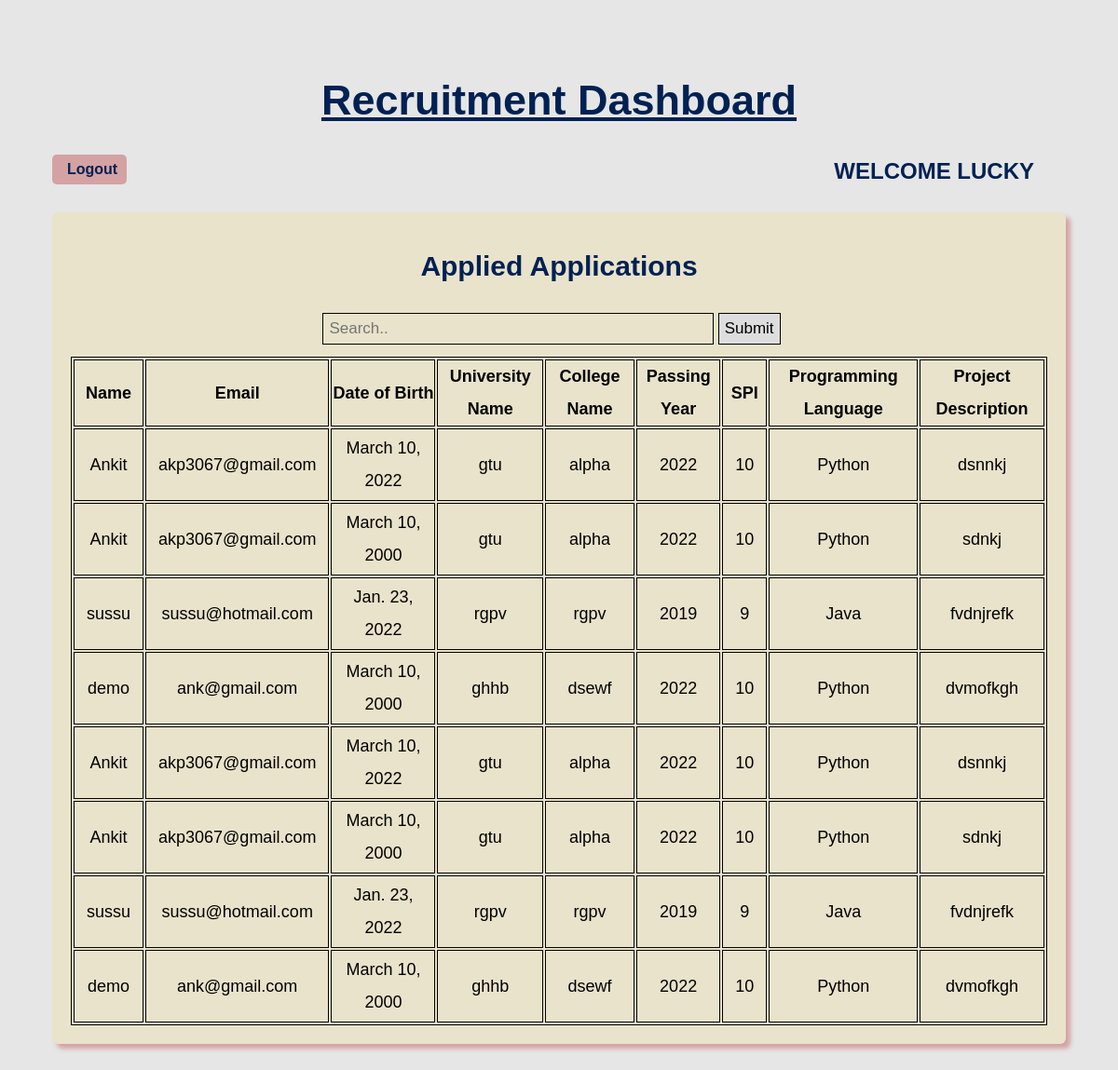
/ (signed in), run on an earlier commit of the app's database.
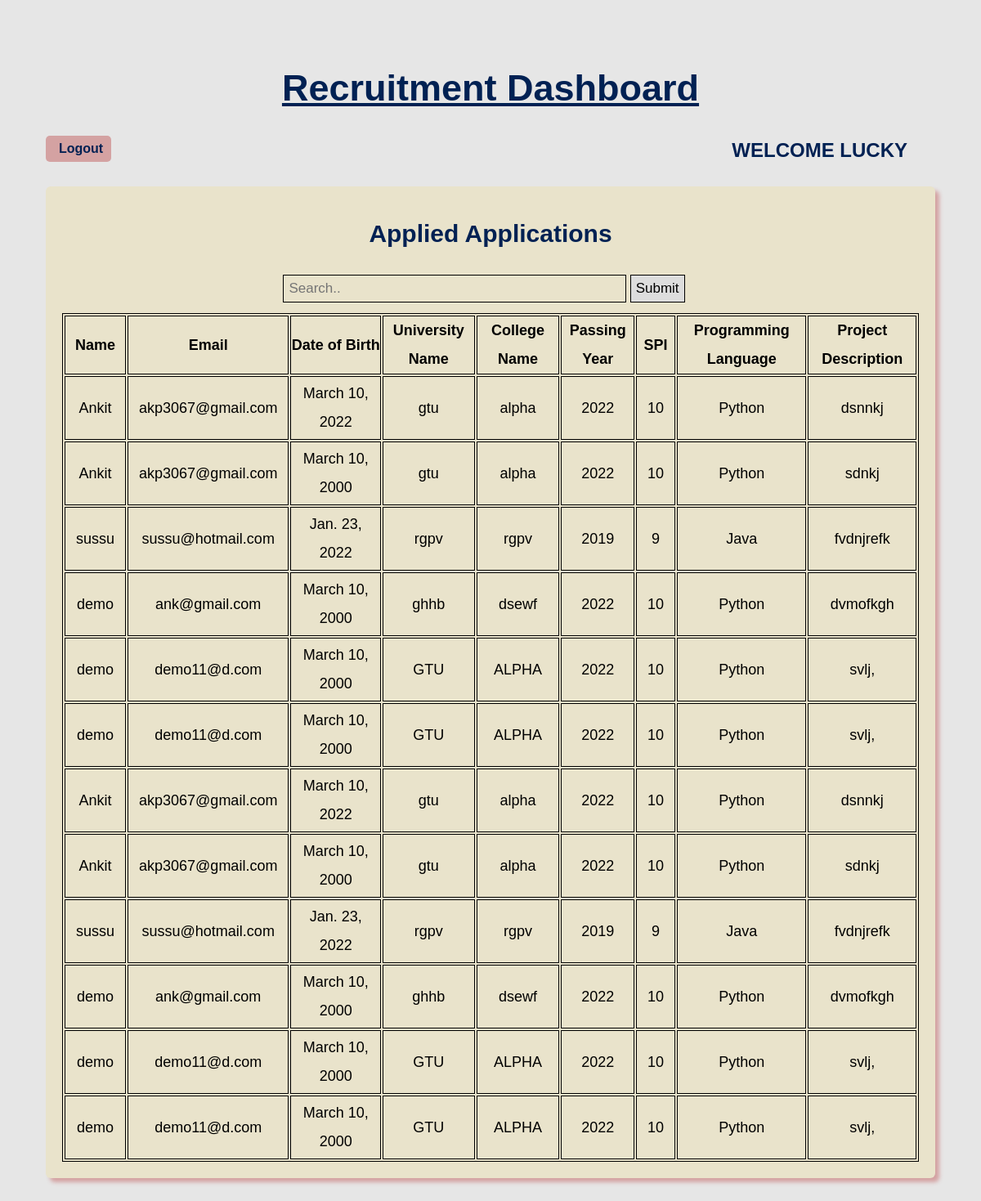
And on a later commit of the database.
### app1/models.py (models this page shows)
class signUp(models.Model):
    name = models.CharField(max_length=30, default='')
    email = models.EmailField(default='')
    address = models.CharField(max_length=100, default='')
    number = models.PositiveIntegerField(default='')
    password = models.CharField(default='', max_length=15)
    isStu = models.BooleanField(default=True)
    def __str__(self):
        return self.name

class studentData(models.Model):
    name = models.CharField(max_length=30, default='')
    email = models.EmailField(default='')
    city = models.CharField(default='', max_length=30)
    dob = models.DateField()
    uname = models.CharField(max_length=30)
    cname = models.CharField(max_length=30)
    pyear = models.PositiveIntegerField(default='')
    spi = models.PositiveIntegerField(default='')
    pl = models.CharField(max_length=30)
    description = models.CharField(default='', max_length=30)
    def __str__(self):
        return self.name

### app1/views.py (the view, shortened to what this page needs)
# urls.py: path('', views.dashboard, name='DASHBOARD'),
def dashboard(request):
    if 'email' in request.session:
        name = signUp.objects.get(email = request.session['email'])
        student = name.isStu
        print(f"{name} is {student}")
        print(type(student))
        details = studentData.objects.all()
        print("Inside search module")
        s = request.GET.get('search')
        print(s)
        if s:
            q = studentData.objects.filter(Q(name__icontains = s) | Q(email__icontains = s) | Q(city__icontains = s) | Q(dob__icontains = s) | Q(uname__icontains = s) | Q(cname__icontains = s) | Q(pyear__icontains = s) | Q(spi__icontains = s) | Q(pl__icontains = s) | Q(description__icontains = s))
        else:
            q = details
        print(q)
        return render(request,'dashboard.html', {'name': name, 'student': student, 'details': details, 's':q})
    return redirect('app1:LOGIN')

### app1/templates/dashboard.html (shortened to what this page needs)
<!DOCTYPE html>
<html lang="en">
<head>
</head>
<body>
    <div class="container">
        <div class="dash">
            {% if student == True %}
            <h4>Student Dashboard</h4>
            {% else %}
            <h4>Recruitment Dashboard</h4>
            {% endif %}
        </div>
        <div class="top">
            <div class="logout">
                <a href="{% url 'app1:LOGOUT' %} " class="logout">
                    Logout
                </a>
            </div>
            <div class="name">
                Welcome {{name}}
            </div>
        </div>
        {% if student == True %}
        <div class="data">
            <h2>Application Form</h2>
            <form method="POST">
                {% csrf_token %}
                <div class="row">
                    <input class="type-1" type="text" name="name" placeholder="Name">
                    <input class="type-1" type="text" name="email" placeholder="Email">
                    <input class="type-1" type="text" name="city" placeholder="City">
                </div>
                <div class="row">
                    <input class="type-1" type="date" name="dob" placeholder="Date of birth">
                    <input class="type-1" type="text" name="uname" placeholder="University Name">
                    <input class="type-1" type="text" name="cname" placeholder="College Name">
                </div>
                <div class="row">
                    <input class="type-1" type="number" name="pyear" placeholder="Pass out Year">
                    <input class="type-1" type="number" name="spi" placeholder="Total SPI">
                    <select class="type-1" name="pl" required="required">
                        <option value="" disabled selected hidden>Select Programming Language</option>
                        <option value="Python">Python</option>
                        <option value="Java">Java</option>
                        <option value="JavaScripts">JavaScripts</option>
                        <option value="Kotlin">Kotlin</option>
                        <option value="PHP">PHP</option>
                        <option value="Ruby">Ruby</option>
                    </select>
                </div>
                <textarea name="description" cols="30" rows="10"
                    placeholder="Write Project Description here"></textarea>
                <input class="type-2" type="submit" name="submit" value="Submit">
            </form>
        </div>
        {% else %}
        <div class="data">
            <div class="column">
                <h2>Applied Applications</h2>
                <div class="search-container">
                    <form method="GET">
                        <input class="search" type="text" placeholder="Search.." name="search">
                        <button type="submit">Submit</button>
                    </form>
                </div>
                <table>
                    <tr>
                        <th>Name</th>
                        <th>Email</th>
                        <th>Date of Birth</th>
                        <th>University Name</th>
                        <th>College Name</th>
                        <th>Passing Year</th>
                        <th>SPI</th>
                        <th>Programming Language</th>
                        <th>Project Description</th>
                    </tr>
                    {% for i in s %}
                    <tr>
                        <td>
                            {{i.name}}
                        </td>
                        <td>
                            {{i.email}}
                        </td>
                        <td>
                            {{i.dob}}
                        </td>
                        <td>
                            {{i.uname}}
                        </td>
                        <td>
                            {{i.cname}}
                        </td>
                        <td>
                            {{i.pyear}}
                        </td>
                        <td>
                            {{i.spi}}
                        </td>
                        <td>
                            {{i.pl}}
                        </td>
                        <td>
                            {{i.description}}
                        </td>
                    </tr>
                    {% endfor %}
                    {% for i in details %}
                    <tr>
                        <td>
                            {{i.name}}
                        </td>
                        <td>
                            {{i.email}}
                        </td>
                        <td>
                            {{i.dob}}
                        </td>
                        <td>
                            {{i.uname}}
                        </td>
                        <td>
                            {{i.cname}}
                        </td>
                        <td>
                            {{i.pyear}}
                        </td>
                        <td>
                            {{i.spi}}
                        </td>
                        <td>
                            {{i.pl}}
                        </td>
                        <td>
                            {{i.description}}
                        </td>
                    </tr>
                    {% endfor %}
                </table>
            </div>
        </div>
        {% endif %}
    </div>
</body>
</html>

### app1/templates/dashboard.html (style rules this page uses)
* { margin: 0; padding: 0; box-sizing: border-box; }
body { font-family: 'Gill Sans', 'Gill Sans MT', Calibri, 'Trebuchet MS', sans-serif; margin: 0 auto; padding: 0; color: #000; font-size: 18px; line-height: 35px; background-color: #e6e6e6; }
.container { margin: 30px; padding: 26px; }
.dash { text-align: center; margin: 13px; padding: 21px }
.dash h4 { font-size: 45px; color: #002153; text-decoration: underline; font-weight: 900; }
.top { display: flex; flex-direction: row; text-decoration: uppercase; margin: 20px 0; }
.logout a { display: block; width: 80px; height: 18px; background: #D4A2A2; padding: 14px; text-align: center; border-radius: 5px; color: #002153; font-weight: 900; font-size: 16px; line-height: 0px; text-decoration: none; border: 2px solid transparent; transition: all 0.5s ease; }
.top .name { color: #002153; font-family: sans-serif; font-weight: 650; font-size: 24px; position: absolute; right: 30px; margin: 0 50px; padding: 0 10px; text-transform: uppercase; }
h2 { color: #002153; font-size: 30px; margin: 10px 0; margin-top: 20px; margin-bottom: 20px; }
.data { border-radius: 6px; background-color: #e9e3cb; padding: 10px; text-align: center; box-shadow: 5px 5px 5px #D4A2A2; margin: 30px 0; }
.column { width: 100%; padding: 10px; height: auto; }
table { width: 100%; }
table, th, td { border: 0.5px solid black; }
td { transition: all 0.5s ease; padding: 3px 13px; cursor: pointer; }
.search { padding: 6px; margin: 13px 0; font-size: 17px; border: none; width: 40%; background-color: transparent; border: 1px solid #000; }
.search-container button { border: 1px solid #000; padding: 6px; margin-top: 8px; margin-right: 16px; background: #ddd; font-size: 17px; cursor: pointer; }

What changed in the data, as far as the page shows it:
added studentData: name "demo", email "demo11@d.com", dob "March 10, 2000", uname "GTU", cname "ALPHA", pyear "2022", spi "10", pl "Python", description "svlj,"
added studentData: name "demo", email "demo11@d.com", dob "March 10, 2000", uname "GTU", cname "ALPHA", pyear "2022", spi "10", pl "Python", description "svlj,"
